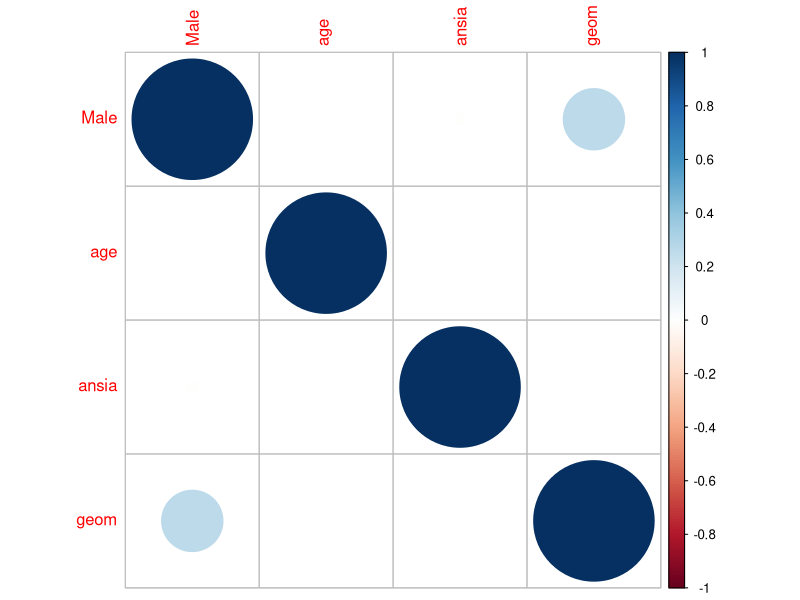
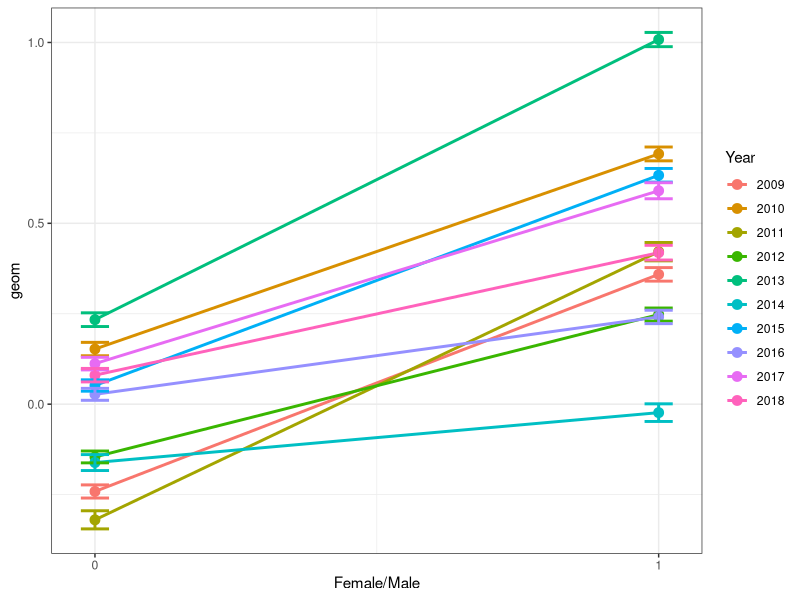
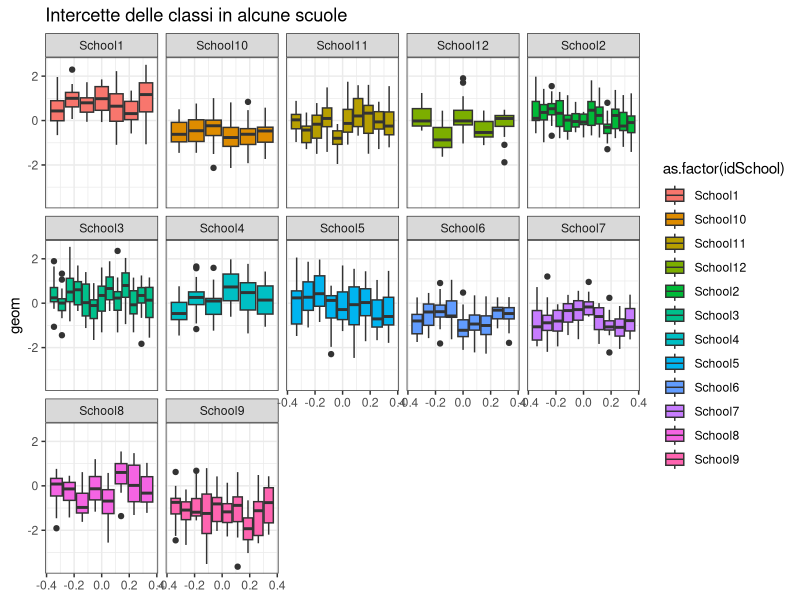
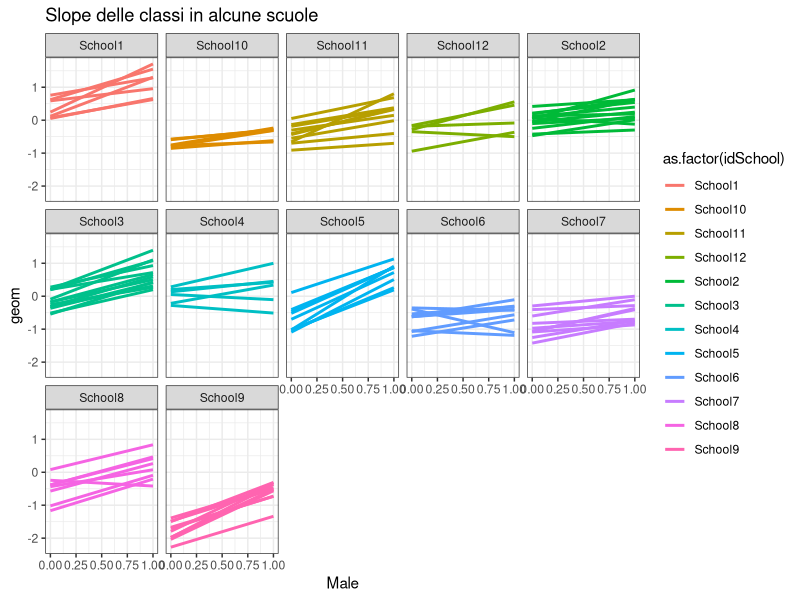
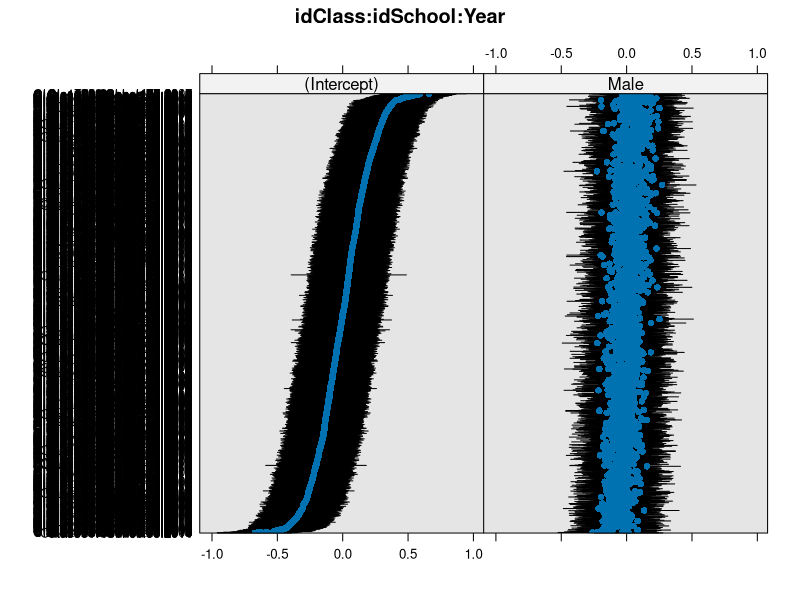
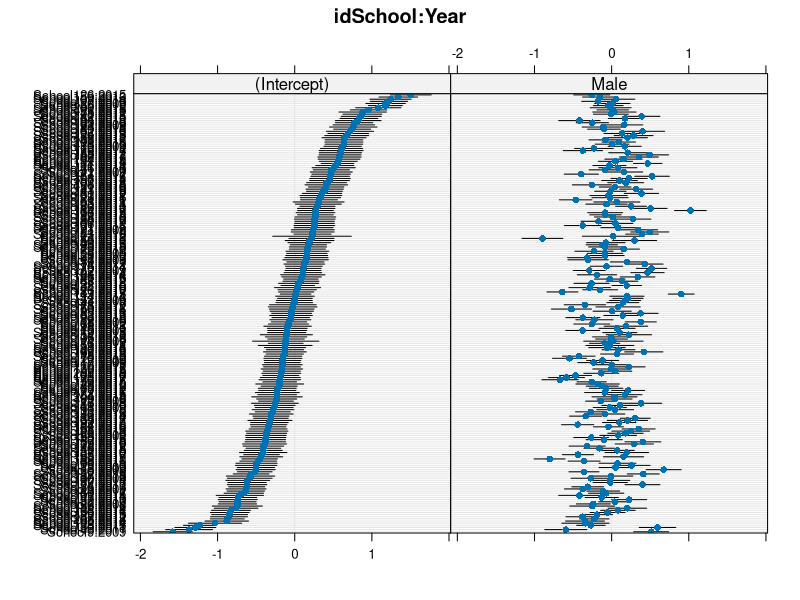
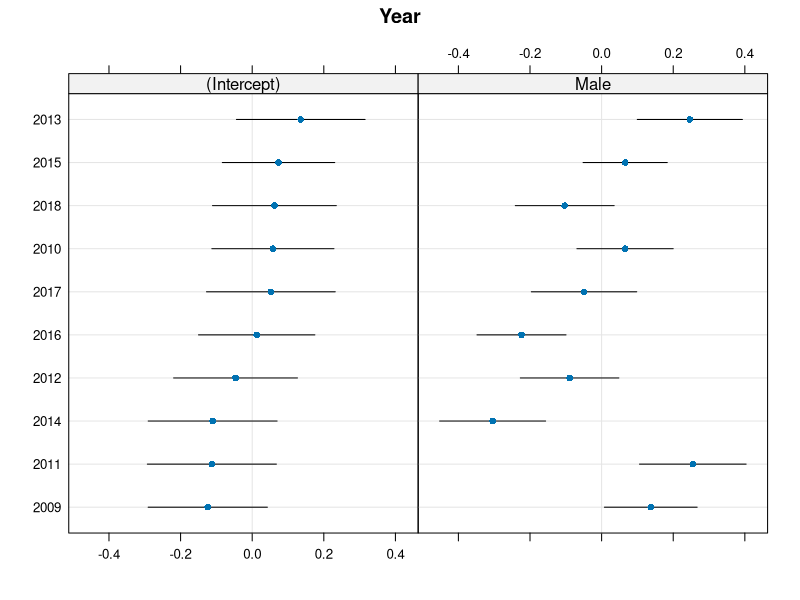

Source code (R) for these figures, in order: (Note: this script raises an error after producing the figures.)

##### PACCHETTI #####
require(lme4)
require(lmerTest)
require(ggplot2)
require(lattice)

###### OPEN THE DATA #####
rm(list = ls())
db <- read.csv("esercizio2.csv",sep=";",header=T) #ci mette qualche secondo

###### CAMPIONO SCUOLE E ANNI ######
length(unique(db$idSchool)) #quante scuole ci sono
length(unique(db$idClass))  #quante classi
length(unique(db$Year))  #quanti anni
table(db$Gender)

#il dataset ? composto da 15 variabili
head(db) 

library(corrplot)
db$Male = ifelse(db$Gender=="M",1,0)
(ctab <- round(cor(db[,c("Male", "age", "ansia", "geom")]),2))

corrplot(ctab)
#Plotto
ggplot(db, aes(y = geom, x = Male, group = as.factor(Year), 
              color = as.factor(Year))) +
  geom_smooth(method = "lm", se = F) +
  stat_summary(fun=mean, geom=c("point"), 
               aes(group = Year, color = as.factor(Year)), 
               size = 3) +
  stat_summary(fun.data=mean_se, geom=c("errorbar"), 
               aes(group = Year, color = as.factor(Year)), 
               width = .05, size = 1) +
  scale_color_discrete(name = "Year") +
  scale_x_continuous(breaks = c(0,1)) + 
  xlab("Female/Male") +
  theme_bw()

ggplot(db[1:2100,], aes(y = geom, 
                        group = as.factor(idClass), 
                        fill = as.factor(idSchool))) +
  geom_boxplot() +
  labs(title = "Intercette delle classi in alcune scuole") +
  facet_wrap(~as.factor(idSchool), ncol = 5) +
  theme_bw()

ggplot(db[1:2100,], aes(y = geom, x = Male, 
                        group = as.factor(idClass), 
                        color = as.factor(idSchool))) +
  geom_smooth(method = "lm", se = F) +
  labs(title = "Slope delle classi in alcune scuole") +
  facet_wrap(~as.factor(idSchool), ncol = 5) +
  theme_bw()

#Modelli
#Fitto
fit0 <- lm(geom~Male, data = db)
fit <- lmer(geom ~ Male + (Male|Year/idSchool/idClass), data = db, 
            control=lmerControl(optimizer="bobyqa",optCtrl = list(maxfun=2e4)))

summary(fit0)
summary(fit)

#Random effects
lattice::dotplot(ranef(fit))
lattice::dotplot(coef(fit))
